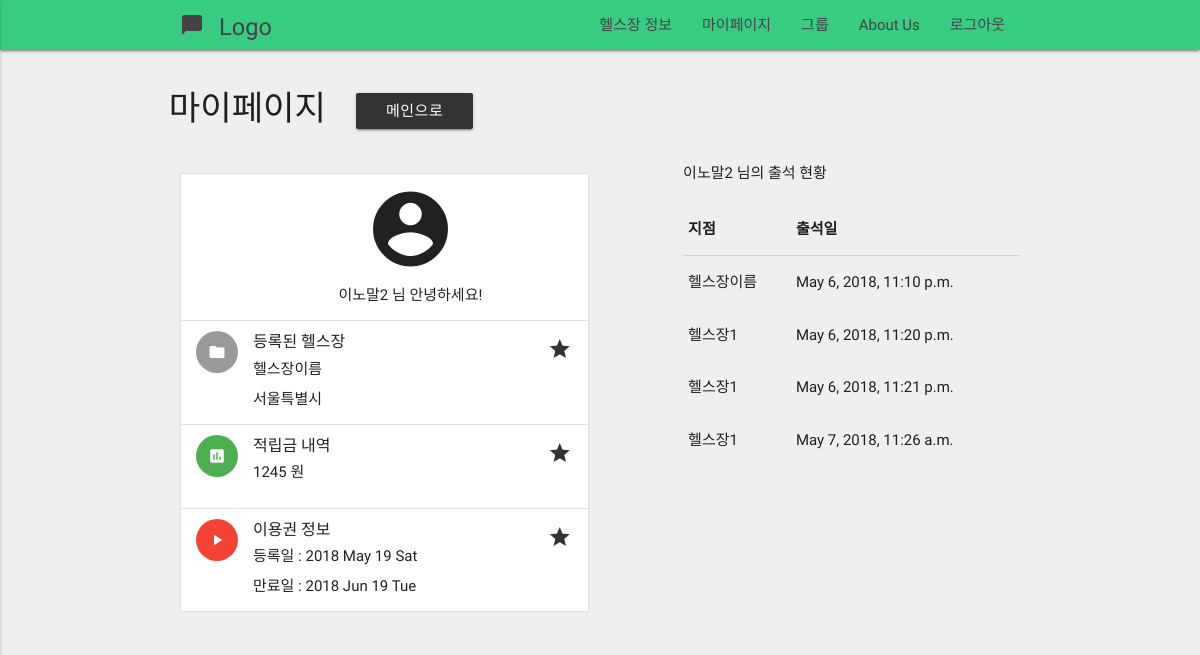
The page /profiles/mypage/ (signed in) on the database as committed earlier.
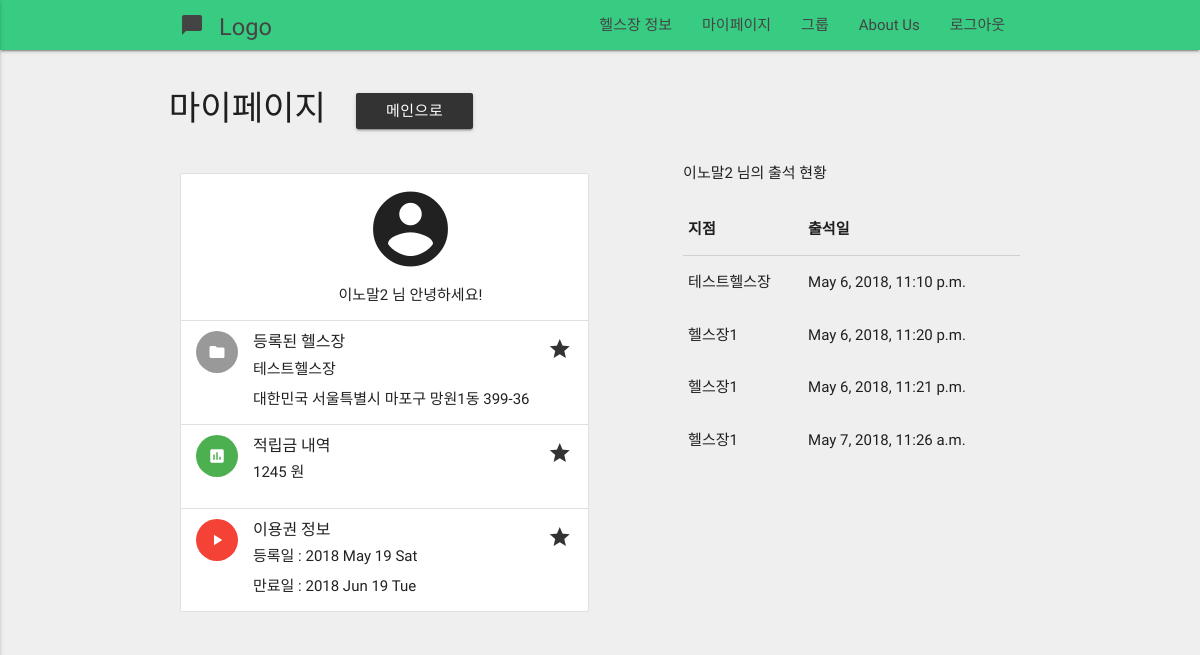
The same page on the database as committed later.
### profiles/models.py (models this page shows, shortened)
class Profile(models.Model):
    user             = models.OneToOneField(User) # user.profile
    email            = models.CharField(max_length = 120)
    real_name        = models.CharField(max_length = 120, null=True)
    sex              = models.CharField(max_length = 50, null=True)
    followers        = models.ManyToManyField(User, related_name='followers', blank=True)
    following        = models.ManyToManyField(User, related_name='following', blank=True)
    timestamp        = models.DateTimeField(auto_now_add=True)
    updated          = models.DateTimeField(auto_now=True)
    healthclub       = models.ForeignKey(HealthClub, null=True)
    is_health_master = models.BooleanField(default = False)
    exercised        = models.IntegerField(default = 0)
    unit_cash        = models.IntegerField(default = 0)
    cash             = models.IntegerField(default = 0)
    healthclub_price = models.IntegerField(default = 0)
    start_date       = models.DateTimeField(null=True)
    expire_date      = models.DateTimeField(null=True)

### healthclub/models.py (models this page shows, shortened)
class HealthClub(models.Model):
    initiated = models.BooleanField(default=False)
    name      = models.CharField(max_length = 120)
    address   = models.CharField(max_length = 200)
    master    = models.ForeignKey(User)
    geometry  = models.CharField(max_length = 200, blank=True)
    photo     = models.ImageField(blank=True)
    qrcode    = models.ImageField(blank=True)
    member    = models.IntegerField(default = 0)
    price1    = models.IntegerField(blank = True)
    price2    = models.IntegerField(blank = True)
    price3    = models.IntegerField(blank = True)
    price6    = models.IntegerField(blank = True)
    price12   = models.IntegerField(blank = True)
    detail   = models.CharField(max_length = 1000, blank = True)
    timestamp = models.DateTimeField(auto_now=True)
    updated = models.DateTimeField(auto_now_add=True)

class HealthDiary(models.Model):
    user = models.ForeignKey(settings.AUTH_USER_MODEL)
    healthclub = models.ForeignKey(HealthClub)
    timestamp = models.DateTimeField(auto_now=True)

### profiles/views.py (the view)
def mypage(request):
    user = request.user
    profile = Profile.objects.get(user=user)
    last_diary = HealthDiary.objects.filter(user = user)
    expire_date = profile.expire_date  #When expire_date Expires
    if expire_date != None:
        if expire_date < datetime.now():
            profile.healthclub = None
            profile.expire_date = None
            profile.start_date = None
            profile.save()
    if(len(last_diary)==0):
        pass
    else:
        last_diary = last_diary.last().timestamp
        if last_diary.month < datetime.now().month:
            profile.exercised = 0
    profile = Profile.objects.get(user=user)
    record = HealthDiary.objects.filter(user=user)
    context = {'profile' : profile, 'username' : user.username, 'record' : record, 'real_name' : user.profile.real_name}
    return render(request, 'mypage.html', context)

### templates/mypage.html (shortened to what this page needs)
{% extends "base.html"  %}
{% load staticfiles %}
{%block content%}
<div class="container">
    <div class="row" style="margin-top:40px">
      <h4>마이페이지<a href="{% url 'home' %}"><button style="margin-left:30px" type = "button" class="btn waves-effect waves-light">메인으로</button></a>
      </h4>
        <div class="col s12 m6 l6">
          <ul class="collection" style="margin-top:30px">
              <li class="collection-item avatar">
                <center>
                  <i class="large material-icons">account_circle</i>
                  <p>{{real_name}} 님 안녕하세요!</p>
                </center>
              </li>
              <li class="collection-item avatar">
                <i class="material-icons circle">folder</i>
                <span class="title">등록된 헬스장</span>
                <p>{{profile.healthclub.name}} <br>
                   {{profile.healthclub.address}}
                </p>
                <a href="#!" class="secondary-content"><i class="material-icons">grade</i></a>
              </li>
              <li class="collection-item avatar">
                <i class="material-icons circle green">insert_chart</i>
                <span class="title">적립금 내역</span>
                <p>{{profile.cash}} 원</p>
                <a href="#!" class="secondary-content"><i class="material-icons">grade</i></a>
              </li>
              <li class="collection-item avatar">
                <i class="material-icons circle red">play_arrow</i>
                <span class="title">이용권 정보</span>
                <p> 등록일 : {{profile.start_date|date:"Y M d D"}}
                <br>
                    만료일 : {{profile.expire_date|date:"Y M d D"}}
                </p>
                <a href="#!" class="secondary-content"><i class="material-icons">grade</i></a>
              </li>
          </ul>
      </div>
      <div class="col s12 m1 l1"></div>
      <div class="col s12 m5 l5">
      <p>{{real_name}} 님의 출석 현황</p>
      <table>
          <thead>
            <tr>
                <th>지점</th>
                <th>출석일</th>
            </tr>
          </thead>
          <tbody>
              {% for r in record%}
            <tr>
              <td>{{r.healthclub.name}}</td>
              <td>{{r.timestamp}}</td>
            </tr>
               {% endfor %}
          </tbody>
      </table>
      </div>
    </div>
</div>
{% endblock content %}

Rows that differ between the two databases and show on the page:
changed through a linked row, Profile "이노말2": healthclub.name "헬스장이름" → "테스트헬스장"; healthclub.address "서울특별시" → "대한민국 서울특별시 마포구 망원1동 399-36"
changed through a linked row, HealthDiary: healthclub.name "헬스장이름" → "테스트헬스장"
